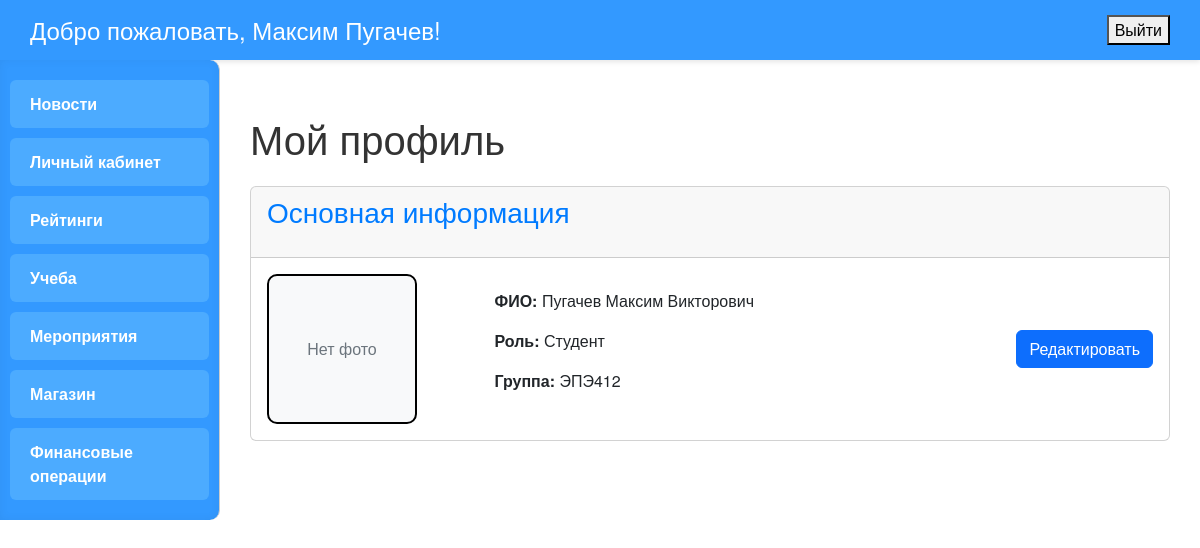
Before: /home/ (signed in) with the older database file.
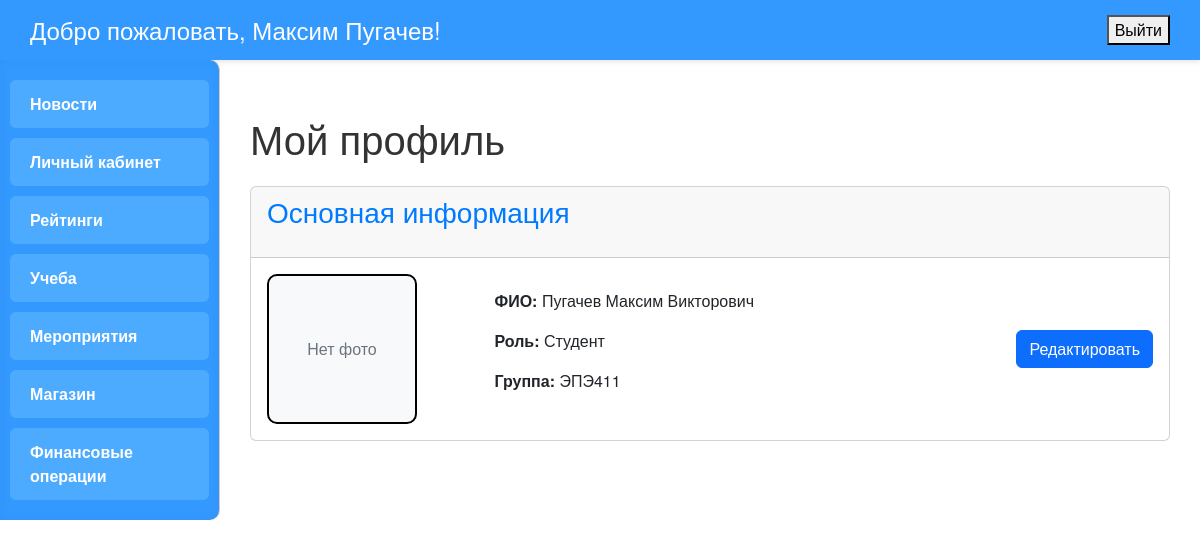
After: the same page with the newer database file.
### main/models.py (models this page shows, shortened)
class Profile(models.Model):
    ROLES = [
        ('ST', 'Студент'),
        ('TE', 'Преподаватель'),
        ('AD', 'Администратор'),
        ('MA', 'Менеджер'),
        ('PR', 'Продавец'),
    ]
    user = models.OneToOneField(User, on_delete=models.CASCADE)
    middle_name = models.CharField(max_length=50, verbose_name='Отчество', blank=True)
    role = models.CharField(max_length=2, choices=ROLES, verbose_name='Роль')
    group = models.ForeignKey('Groups', on_delete=models.SET_NULL, null=True, blank=True, verbose_name='Группа')
    user_photo = models.ImageField(upload_to='profile_photos/', blank=True, null=True, verbose_name='Фото профиля')
    def get_full_name(self):
        return f'{self.user.last_name} {self.user.first_name} {self.middle_name or ""}'

class Groups(models.Model):
    group_id = models.AutoField(primary_key=True)
    group_name = models.CharField(max_length=50, verbose_name='Название группы')
    students = models.ManyToManyField(User, through='StudentGroupMembership', related_name='groups_joined', verbose_name='Студенты')
    def __str__(self):
        return self.group_name

### main/views.py (the view)
# urls.py: path('home/', views.home_page, name='home'),
@login_required
def home_page(request):
    articles = Article.objects.all()
    profile = get_object_or_404(Profile, user=request.user)
    if request.method == 'POST':
        form = ProfileForm(request.POST, request.FILES, instance=profile)
        if form.is_valid():
            form.save()
    else:
        form = ProfileForm(instance=profile)
    return render(request, 'main/home.html', {
        'articles': articles,
        'profile': profile,
        'form': form,
    })

### main/templates/main/home.html (shortened to what this page needs)
{% extends "main/base.html" %}
{% block content %}
<div class="dashboard mt-4">
    <h1 class="mb-4">Мой профиль</h1>
    <div class="card mb-4">
        <div class="card-header">
            <h2>Основная информация</h2>
        </div>
        <div class="card-body">
            <div class="row align-items-center">
                <div class="col-md-3 text-center mb-3 mb-md-0">
                    {% if profile.user_photo %}
                        <img src="{{ profile.user_photo.url }}" alt="Фото профиля"
                             style="max-width: 150px; border: 2px solid black; border-radius: 10px;">
                    {% else %}
                        <div style="width: 150px; height: 150px; border: 2px solid black; border-radius: 10px;"
                             class="d-flex align-items-center justify-content-center bg-light text-secondary">
                            Нет фото
                        </div>
                    {% endif %}
                </div>
                <div class="col-md-6">
                    <p><strong>ФИО:</strong> {{ profile.get_full_name }}</p>
                    <p><strong>Роль:</strong> {{ profile.get_role_display }}</p>
                    {% if profile.role == 'ST' %}
                        <p><strong>Группа:</strong> {{ profile.group }}</p>
                    {% endif %}
                </div>
                <div class="col-md-3 text-md-end text-center">
                    <button class="btn btn-primary" id="editButton">Редактировать</button>
                </div>
            </div>
        </div>
    </div>
</div>
{% endblock %}

### main/templates/main/base.html (shortened to what this page needs)
<!DOCTYPE html>
<html lang="ru">
<head>
  <link href="https://cdn.jsdelivr.net/npm/bootstrap@5.3.3/dist/css/bootstrap.min.css" rel="stylesheet">
</head>
<body>
  <div class="header">
    {% if user.is_authenticated %}
      <h1>Добро пожаловать, {{ user.get_full_name|default:user.username }}!</h1>
      <form method="post" action="{% url 'logout' %}">
        <button type="submit" onclick="return confirm('Вы уверены, что хотите выйти?')">Выйти</button>
      </form>
    {% else %}
      <h1>Добро пожаловать!</h1>
      <a href="{% url 'login' %}" class="exit-link">Войти</a>
    {% endif %}
  </div>
  <div class="page-wrapper d-flex">
    <div class="sidebar">
      {% if user.profile.role == 'AD' %}
        <div class="menu-item"><a href="{% url 'news' %}">Новости</a></div>
        <div class="menu-item"><a href="{% url 'home' %}">Личный кабинет</a></div>
        <div class="menu-item"><a href="{% url 'dashboard' %}">Рейтинги</a></div>
        <div class="menu-item"><a href="{% url 'study' %}">Учеба</a></div>
        <div class="menu-item"><a href="{% url 'subjects' %}">Предметы</a></div>
        <div class="menu-item"><a href="{% url 'events' %}">Мероприятия</a></div>
        <div class="menu-item"><a href="{% url 'registrations' %}">Регистрации</a></div>
        <div class="menu-item"><a href="{% url 'shop' %}">Магазин</a></div>
        <div class="menu-item"><a href="{% url 'orders' %}">Заказы</a></div>
        <div class="menu-item"><a href="{% url 'operations' %}">Финансовые операции</a></div>
      {% elif user.profile.role == 'ST' %}
        <div class="menu-item"><a href="{% url 'news' %}">Новости</a></div>
        <div class="menu-item"><a href="{% url 'home' %}">Личный кабинет</a></div>
        <div class="menu-item"><a href="{% url 'dashboard' %}">Рейтинги</a></div>
        <div class="menu-item"><a href="{% url 'study' %}">Учеба</a></div>
        <div class="menu-item"><a href="{% url 'events' %}">Мероприятия</a></div>
        <div class="menu-item"><a href="{% url 'shop' %}">Магазин</a></div>
        <div class="menu-item"><a href="{% url 'operations' %}">Финансовые операции</a></div>
      {% elif user.profile.role == 'MA' %}
        <div class="menu-item"><a href="{% url 'news' %}">Новости</a></div>
        <div class="menu-item"><a href="{% url 'home' %}">Личный кабинет</a></div>
        <div class="menu-item"><a href="{% url 'events' %}">Мероприятия</a></div>
        <div class="menu-item"><a href="{% url 'registrations' %}">Регистрации</a></div>
      {% elif user.profile.role == 'PR' %}
        <div class="menu-item"><a href="{% url 'news' %}">Новости</a></div>
        <div class="menu-item"><a href="{% url 'home' %}">Личный кабинет</a></div>
        <div class="menu-item"><a href="{% url 'shop' %}">Магазин</a></div>
        <div class="menu-item"><a href="{% url 'orders' %}">Заказы</a></div>
      {% endif %}
    </div>
    <div class="main">
      {% block content %}{% endblock %}
    </div>
  </div>
</body>
</html>

### main/templates/main/base.html (style rules this page uses)
body { margin: 0; font-family: 'Helvetica Neue', Arial, sans-serif; background-color: #fff; color: #333; }
.header { background-color: #3399ff; padding: 15px 30px; display: flex; justify-content: space-between; align-items: center; box-shadow: 0 2px 5px rgba(0,0,0,0.1); }
.header h1 { margin: 0; font-size: 24px; color: #fff; }
.page-wrapper { display: flex; min-height: 100vh; }
.sidebar { width: 220px; background-color: #3399ff; border-right: 1px solid #ccc; padding: 20px 10px; display: flex; flex-direction: column; gap: 10px; border-radius: 0 10px 10px 0; box-shadow: inset 0 0 10px rgba(0,0,0,0.05); overflow-y: auto; height: 100%; }
.menu-item { padding: 12px 20px; background-color: #4cabff; color: #fff; text-decoration: none; border-radius: 6px; font-weight: 600; cursor: pointer; transition: background-color 0.3s, transform 0.2s; }
.menu-item a { color: #fff !important; text-decoration: none; display: block; width: 100%; height: 100%; }
.main { flex-grow: 1; padding: 30px; }
.main h2 { margin-top: 0; font-size: 28px; color: #007bff; margin-bottom: 20px; }

Changed rows visible on the page:
changed Profile "Пугачев Максим Викторович": group "ЭПЭ412" → "ЭПЭ411"
